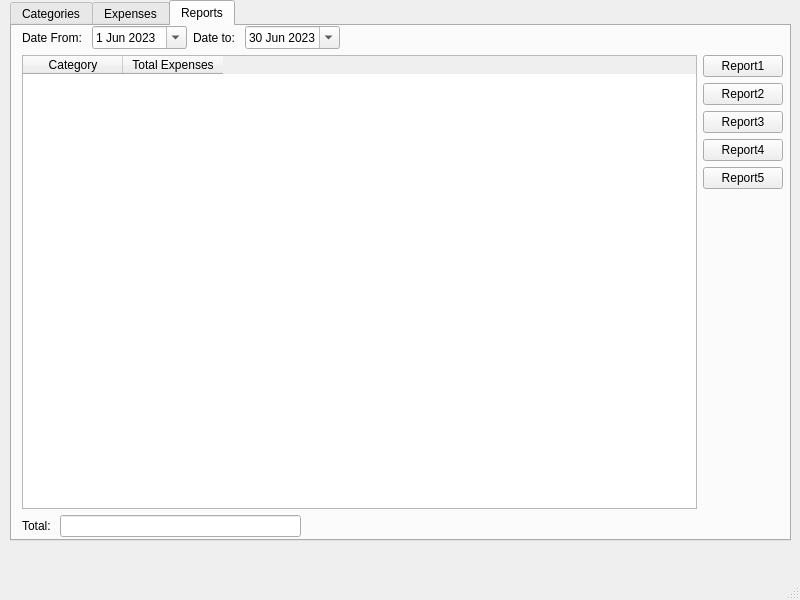
<?xml version="1.0" encoding="UTF-8"?>
<ui version="4.0">
 <class>MainWindow</class>
 <widget class="QMainWindow" name="MainWindow">
  <property name="geometry">
   <rect>
    <x>0</x>
    <y>0</y>
    <width>800</width>
    <height>600</height>
   </rect>
  </property>
  <property name="windowTitle">
   <string>MainWindow</string>
  </property>
  <widget class="QWidget" name="centralwidget">
   <widget class="QTabWidget" name="twtMain">
    <property name="geometry">
     <rect>
      <x>10</x>
      <y>0</y>
      <width>781</width>
      <height>541</height>
     </rect>
    </property>
    <property name="currentIndex">
     <number>2</number>
    </property>
    <widget class="QWidget" name="tabCategories">
     <attribute name="title">
      <string>Categories</string>
     </attribute>
     <widget class="QWidget" name="horizontalLayoutWidget">
      <property name="geometry">
       <rect>
        <x>10</x>
        <y>10</y>
        <width>751</width>
        <height>501</height>
       </rect>
      </property>
      <layout class="QHBoxLayout" name="horizontalLayout">
       <item>
        <widget class="QTableWidget" name="tblCategories">
         <column>
          <property name="text">
           <string>Category ID</string>
          </property>
         </column>
         <column>
          <property name="text">
           <string>Category</string>
          </property>
         </column>
        </widget>
       </item>
       <item>
        <layout class="QVBoxLayout" name="verticalLayout_4">
         <item>
          <widget class="QPushButton" name="btnNewCategories">
           <property name="text">
            <string>New</string>
           </property>
          </widget>
         </item>
         <item>
          <widget class="QPushButton" name="btnEditCategories">
           <property name="text">
            <string>Edit</string>
           </property>
          </widget>
         </item>
         <item>
          <widget class="QPushButton" name="btnDeleteCategories">
           <property name="text">
            <string>Delete</string>
           </property>
          </widget>
         </item>
         <item>
          <spacer name="verticalSpacer">
           <property name="orientation">
            <enum>Qt::Vertical</enum>
           </property>
           <property name="sizeHint" stdset="0">
            <size>
             <width>20</width>
             <height>40</height>
            </size>
           </property>
          </spacer>
         </item>
        </layout>
       </item>
      </layout>
     </widget>
    </widget>
    <widget class="QWidget" name="tabExpenses">
     <attribute name="title">
      <string>Expenses</string>
     </attribute>
     <widget class="QWidget" name="horizontalLayoutWidget_2">
      <property name="geometry">
       <rect>
        <x>10</x>
        <y>10</y>
        <width>751</width>
        <height>501</height>
       </rect>
      </property>
      <layout class="QHBoxLayout" name="horizontalLayout_2">
       <item>
        <widget class="QTableWidget" name="tblExpenses">
         <column>
          <property name="text">
           <string>Expense ID</string>
          </property>
         </column>
         <column>
          <property name="text">
           <string>Category</string>
          </property>
         </column>
         <column>
          <property name="text">
           <string>Expense Date</string>
          </property>
         </column>
         <column>
          <property name="text">
           <string>Expense</string>
          </property>
         </column>
         <column>
          <property name="text">
           <string>Amount</string>
          </property>
         </column>
         <column>
          <property name="text">
           <string>Notes</string>
          </property>
         </column>
        </widget>
       </item>
       <item>
        <layout class="QVBoxLayout" name="verticalLayout_5">
         <item>
          <widget class="QPushButton" name="btnNewExpenses">
           <property name="text">
            <string>New</string>
           </property>
          </widget>
         </item>
         <item>
          <widget class="QPushButton" name="btnEditExpenses">
           <property name="text">
            <string>Edit</string>
           </property>
          </widget>
         </item>
         <item>
          <widget class="QPushButton" name="btnDeleteExpenses">
           <property name="text">
            <string>Delete</string>
           </property>
          </widget>
         </item>
         <item>
          <spacer name="verticalSpacer_2">
           <property name="orientation">
            <enum>Qt::Vertical</enum>
           </property>
           <property name="sizeHint" stdset="0">
            <size>
             <width>20</width>
             <height>40</height>
            </size>
           </property>
          </spacer>
         </item>
        </layout>
       </item>
      </layout>
     </widget>
    </widget>
    <widget class="QWidget" name="tabReports">
     <attribute name="title">
      <string>Reports</string>
     </attribute>
     <widget class="QWidget" name="verticalLayoutWidget">
      <property name="geometry">
       <rect>
        <x>10</x>
        <y>0</y>
        <width>761</width>
        <height>511</height>
       </rect>
      </property>
      <layout class="QVBoxLayout" name="verticalLayout">
       <item>
        <layout class="QHBoxLayout" name="horizontalLayout_6">
         <item>
          <widget class="QLabel" name="lblDateFrom">
           <property name="text">
            <string>Date From: </string>
           </property>
          </widget>
         </item>
         <item>
          <widget class="QDateEdit" name="dateFrom">
           <property name="calendarPopup">
            <bool>true</bool>
           </property>
           <property name="date">
            <date>
             <year>2023</year>
             <month>6</month>
             <day>1</day>
            </date>
           </property>
          </widget>
         </item>
         <item>
          <widget class="QLabel" name="lblDateTo">
           <property name="text">
            <string>Date to: </string>
           </property>
          </widget>
         </item>
         <item>
          <widget class="QDateEdit" name="dateTo">
           <property name="calendarPopup">
            <bool>true</bool>
           </property>
           <property name="date">
            <date>
             <year>2023</year>
             <month>6</month>
             <day>30</day>
            </date>
           </property>
          </widget>
         </item>
         <item>
          <spacer name="horizontalSpacer_2">
           <property name="orientation">
            <enum>Qt::Horizontal</enum>
           </property>
           <property name="sizeHint" stdset="0">
            <size>
             <width>40</width>
             <height>20</height>
            </size>
           </property>
          </spacer>
         </item>
        </layout>
       </item>
       <item>
        <layout class="QHBoxLayout" name="horizontalLayout_3">
         <item>
          <widget class="QTableWidget" name="tblReports">
           <column>
            <property name="text">
             <string>Category</string>
            </property>
           </column>
           <column>
            <property name="text">
             <string>Total Expenses</string>
            </property>
           </column>
          </widget>
         </item>
         <item>
          <layout class="QVBoxLayout" name="verticalLayout_11">
           <item>
            <widget class="QPushButton" name="btnReport1">
             <property name="text">
              <string>Report1</string>
             </property>
            </widget>
           </item>
           <item>
            <widget class="QPushButton" name="btnReport2">
             <property name="text">
              <string>Report2</string>
             </property>
            </widget>
           </item>
           <item>
            <widget class="QPushButton" name="btnReport3">
             <property name="text">
              <string>Report3</string>
             </property>
            </widget>
           </item>
           <item>
            <widget class="QPushButton" name="btnReport4">
             <property name="text">
              <string>Report4</string>
             </property>
            </widget>
           </item>
           <item>
            <widget class="QPushButton" name="btnReport5">
             <property name="text">
              <string>Report5</string>
             </property>
            </widget>
           </item>
           <item>
            <spacer name="verticalSpacer_7">
             <property name="orientation">
              <enum>Qt::Vertical</enum>
             </property>
             <property name="sizeHint" stdset="0">
              <size>
               <width>20</width>
               <height>40</height>
              </size>
             </property>
            </spacer>
           </item>
          </layout>
         </item>
        </layout>
       </item>
       <item>
        <layout class="QHBoxLayout" name="horizontalLayout_7">
         <item>
          <widget class="QLabel" name="lblTotal">
           <property name="text">
            <string>Total: </string>
           </property>
          </widget>
         </item>
         <item>
          <widget class="QLineEdit" name="txtTotal">
           <property name="readOnly">
            <bool>true</bool>
           </property>
          </widget>
         </item>
         <item>
          <spacer name="horizontalSpacer">
           <property name="orientation">
            <enum>Qt::Horizontal</enum>
           </property>
           <property name="sizeHint" stdset="0">
            <size>
             <width>40</width>
             <height>20</height>
            </size>
           </property>
          </spacer>
         </item>
         <item>
          <spacer name="horizontalSpacer_3">
           <property name="orientation">
            <enum>Qt::Horizontal</enum>
           </property>
           <property name="sizeHint" stdset="0">
            <size>
             <width>40</width>
             <height>20</height>
            </size>
           </property>
          </spacer>
         </item>
        </layout>
       </item>
      </layout>
     </widget>
    </widget>
   </widget>
  </widget>
  <widget class="QMenuBar" name="menubar">
   <property name="geometry">
    <rect>
     <x>0</x>
     <y>0</y>
     <width>800</width>
     <height>24</height>
    </rect>
   </property>
  </widget>
  <widget class="QStatusBar" name="statusbar"/>
 </widget>
 <resources/>
 <connections/>
</ui>
